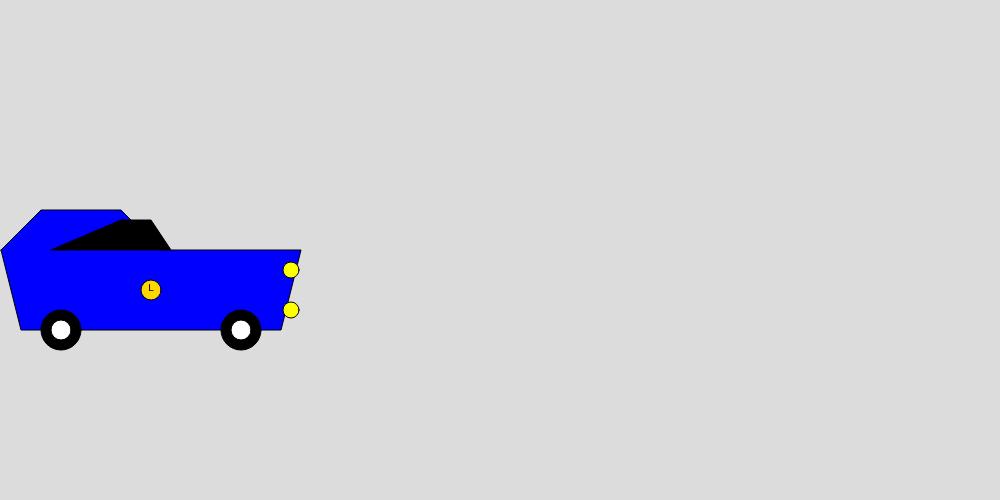
Frame 1 (no input)
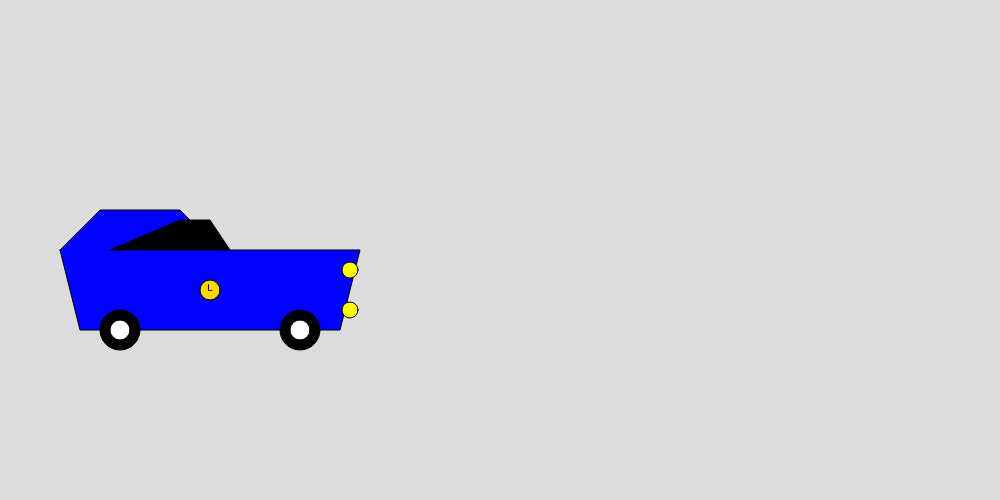
Frame 60 (no input)
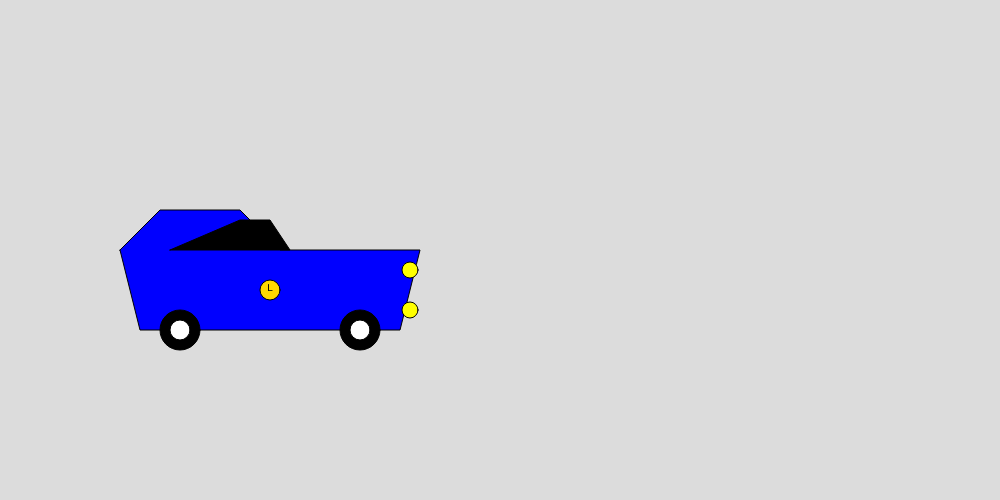
Frame 120 (the mouse pressed at the canvas centre since frame 60)

The p5.js sketch that drew these frames (run headless with seeded random() and noise() and a simulated clock; from frame 60 on, the mouse is pressed at the canvas centre):

// p5.js sketch
// ── sketch.js
function setup() {
  createCanvas(1000, 500);
  frameRate(60);
}

function draw() {
  background(220);

  // Car properties
  let carX = frameCount % width; // Making the car move across the screen
  let carY = height / 2;
  let carWidth = 300;
  let carHeight = 80;
  let wheelSize = 40;

  // Draw the car body
  fill(0, 0, 255); // Blue color
  
  // Draw the main body of the Lamborghini
  beginShape();
  vertex(carX, carY);
  vertex(carX + 40, carY - 40);
  vertex(carX + 120, carY - 40);
  vertex(carX + 160, carY);
  vertex(carX + carWidth, carY);
  vertex(carX + carWidth - 20, carY + carHeight);
  vertex(carX + 20, carY + carHeight);
  endShape(CLOSE);

  // Draw the car windows
  fill(0); // Black color
  beginShape();
  vertex(carX + 50, carY);
  vertex(carX + 120, carY - 30);
  vertex(carX + 150, carY - 30);
  vertex(carX + 170, carY);
  endShape(CLOSE);

  // Draw the car wheels
  fill(0); // Black color
  ellipse(carX + 60, carY + carHeight, wheelSize, wheelSize);
  ellipse(carX + 240, carY + carHeight, wheelSize, wheelSize);

  // Add some details to the wheels
  fill(255);
  ellipse(carX + 60, carY + carHeight, wheelSize / 2, wheelSize / 2);
  ellipse(carX + 240, carY + carHeight, wheelSize / 2, wheelSize / 2);

  // Add headlights
  fill(255, 255, 0); // Yellow color
  ellipse(carX + carWidth - 10, carY + 20, 16, 16);
  ellipse(carX + carWidth - 10, carY + 60, 16, 16);

  // Draw the Lamborghini logo
  fill(255, 215, 0); // Gold color for logo background
  ellipse(carX + carWidth / 2, carY + carHeight / 2, 20, 20);
  fill(0); // Black color for the logo details
  textSize(10);
  textAlign(CENTER, CENTER);
  text('L', carX + carWidth / 2, carY + carHeight / 2 - 2);
}
